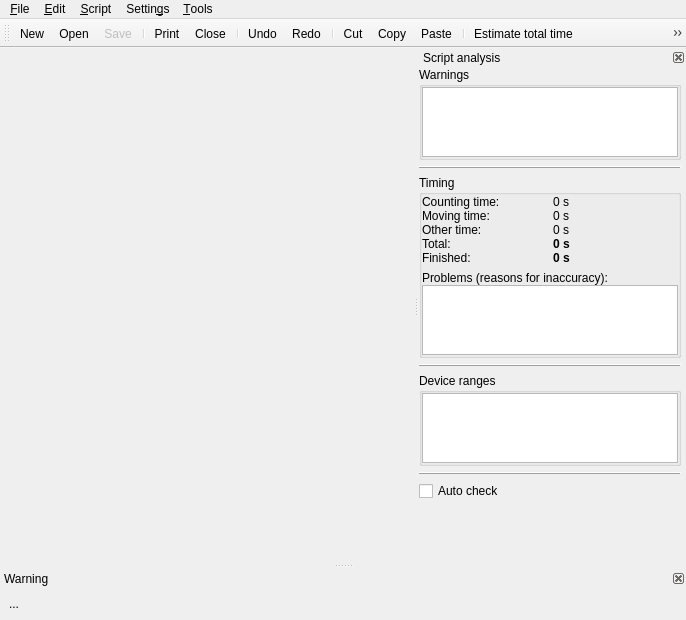
<?xml version="1.0" encoding="UTF-8"?>
<ui version="4.0">
 <class>UserEditor</class>
 <widget class="QMainWindow" name="UserEditor">
  <property name="geometry">
   <rect>
    <x>0</x>
    <y>0</y>
    <width>686</width>
    <height>620</height>
   </rect>
  </property>
  <widget class="QWidget" name="centralwidget"/>
  <widget class="QMenuBar" name="menubar">
   <property name="geometry">
    <rect>
     <x>0</x>
     <y>0</y>
     <width>686</width>
     <height>23</height>
    </rect>
   </property>
   <widget class="QMenu" name="menuFile">
    <property name="title">
     <string>&amp;File</string>
    </property>
    <widget class="QMenu" name="menuRecent">
     <property name="title">
      <string>Open Recent</string>
     </property>
     <property name="separatorsCollapsible">
      <bool>false</bool>
     </property>
    </widget>
    <addaction name="actionNew"/>
    <addaction name="actionOpen"/>
    <addaction name="menuRecent"/>
    <addaction name="actionSave"/>
    <addaction name="actionSaveAs"/>
    <addaction name="actionReload"/>
    <addaction name="separator"/>
    <addaction name="actionPrint"/>
    <addaction name="separator"/>
    <addaction name="actionClose"/>
   </widget>
   <widget class="QMenu" name="menuEdit">
    <property name="title">
     <string>&amp;Edit</string>
    </property>
    <property name="separatorsCollapsible">
     <bool>true</bool>
    </property>
    <addaction name="actionUndo"/>
    <addaction name="actionRedo"/>
    <addaction name="separator"/>
    <addaction name="actionCut"/>
    <addaction name="actionCopy"/>
    <addaction name="actionPaste"/>
    <addaction name="separator"/>
    <addaction name="actionComment"/>
    <addaction name="actionUncomment"/>
    <addaction name="separator"/>
    <addaction name="actionFind"/>
   </widget>
   <widget class="QMenu" name="menuScript">
    <property name="title">
     <string>&amp;Script</string>
    </property>
    <addaction name="actionEstimate"/>
    <addaction name="actionGoalTime"/>
    <addaction name="separator"/>
    <addaction name="actionRun"/>
    <addaction name="actionUpdate"/>
    <addaction name="separator"/>
    <addaction name="actionGet"/>
   </widget>
   <widget class="QMenu" name="menuSettings">
    <property name="title">
     <string>Settin&amp;gs</string>
    </property>
    <addaction name="actionFont"/>
    <addaction name="actionColor"/>
   </widget>
   <widget class="QMenu" name="menuTools">
    <property name="title">
     <string>&amp;Tools</string>
    </property>
   </widget>
   <addaction name="menuFile"/>
   <addaction name="menuEdit"/>
   <addaction name="menuScript"/>
   <addaction name="menuSettings"/>
   <addaction name="menuTools"/>
  </widget>
  <widget class="QToolBar" name="toolBar">
   <property name="windowTitle">
    <string>Edit</string>
   </property>
   <property name="layoutDirection">
    <enum>Qt::LeftToRight</enum>
   </property>
   <property name="toolButtonStyle">
    <enum>Qt::ToolButtonIconOnly</enum>
   </property>
   <attribute name="toolBarArea">
    <enum>TopToolBarArea</enum>
   </attribute>
   <attribute name="toolBarBreak">
    <bool>false</bool>
   </attribute>
   <addaction name="actionNew"/>
   <addaction name="actionOpen"/>
   <addaction name="actionSave"/>
   <addaction name="separator"/>
   <addaction name="actionPrint"/>
   <addaction name="actionClose"/>
   <addaction name="separator"/>
   <addaction name="actionUndo"/>
   <addaction name="actionRedo"/>
   <addaction name="separator"/>
   <addaction name="actionCut"/>
   <addaction name="actionCopy"/>
   <addaction name="actionPaste"/>
   <addaction name="separator"/>
   <addaction name="actionEstimate"/>
   <addaction name="actionGoalTime"/>
   <addaction name="separator"/>
   <addaction name="actionRun"/>
   <addaction name="actionGet"/>
   <addaction name="actionUpdate"/>
  </widget>
  <widget class="QDockWidget" name="warnWidget">
   <property name="palette">
    <palette>
     <active>
      <colorrole role="Button">
       <brush brushstyle="SolidPattern">
        <color alpha="255">
         <red>255</red>
         <green>255</green>
         <blue>127</blue>
        </color>
       </brush>
      </colorrole>
      <colorrole role="Base">
       <brush brushstyle="SolidPattern">
        <color alpha="255">
         <red>255</red>
         <green>255</green>
         <blue>255</blue>
        </color>
       </brush>
      </colorrole>
      <colorrole role="Window">
       <brush brushstyle="SolidPattern">
        <color alpha="255">
         <red>255</red>
         <green>255</green>
         <blue>127</blue>
        </color>
       </brush>
      </colorrole>
     </active>
     <inactive>
      <colorrole role="Button">
       <brush brushstyle="SolidPattern">
        <color alpha="255">
         <red>255</red>
         <green>255</green>
         <blue>127</blue>
        </color>
       </brush>
      </colorrole>
      <colorrole role="Base">
       <brush brushstyle="SolidPattern">
        <color alpha="255">
         <red>255</red>
         <green>255</green>
         <blue>255</blue>
        </color>
       </brush>
      </colorrole>
      <colorrole role="Window">
       <brush brushstyle="SolidPattern">
        <color alpha="255">
         <red>255</red>
         <green>255</green>
         <blue>127</blue>
        </color>
       </brush>
      </colorrole>
     </inactive>
     <disabled>
      <colorrole role="Button">
       <brush brushstyle="SolidPattern">
        <color alpha="255">
         <red>255</red>
         <green>255</green>
         <blue>127</blue>
        </color>
       </brush>
      </colorrole>
      <colorrole role="Base">
       <brush brushstyle="SolidPattern">
        <color alpha="255">
         <red>255</red>
         <green>255</green>
         <blue>127</blue>
        </color>
       </brush>
      </colorrole>
      <colorrole role="Window">
       <brush brushstyle="SolidPattern">
        <color alpha="255">
         <red>255</red>
         <green>255</green>
         <blue>127</blue>
        </color>
       </brush>
      </colorrole>
     </disabled>
    </palette>
   </property>
   <property name="floating">
    <bool>false</bool>
   </property>
   <property name="features">
    <set>QDockWidget::DockWidgetClosable</set>
   </property>
   <property name="windowTitle">
    <string>Warning</string>
   </property>
   <attribute name="dockWidgetArea">
    <number>8</number>
   </attribute>
   <widget class="QWidget" name="dockWidgetContents_3">
    <layout class="QVBoxLayout" name="verticalLayout">
     <item>
      <widget class="QLabel" name="warnText">
       <property name="text">
        <string>...</string>
       </property>
       <property name="alignment">
        <set>Qt::AlignLeading|Qt::AlignLeft|Qt::AlignTop</set>
       </property>
      </widget>
     </item>
    </layout>
   </widget>
  </widget>
  <widget class="QDockWidget" name="analysisWidget">
   <property name="floating">
    <bool>false</bool>
   </property>
   <property name="features">
    <set>QDockWidget::DockWidgetClosable</set>
   </property>
   <property name="allowedAreas">
    <set>Qt::RightDockWidgetArea</set>
   </property>
   <property name="windowTitle">
    <string>Script analysis</string>
   </property>
   <attribute name="dockWidgetArea">
    <number>2</number>
   </attribute>
   <widget class="QWidget" name="dockWidgetContents">
    <layout class="QVBoxLayout" name="verticalLayout_5">
     <property name="leftMargin">
      <number>0</number>
     </property>
     <property name="topMargin">
      <number>0</number>
     </property>
     <property name="rightMargin">
      <number>5</number>
     </property>
     <property name="bottomMargin">
      <number>0</number>
     </property>
     <item>
      <widget class="QGroupBox" name="groupBox">
       <property name="title">
        <string>Warnings</string>
       </property>
       <layout class="QVBoxLayout" name="verticalLayout_3">
        <property name="margin">
         <number>0</number>
        </property>
        <item>
         <widget class="QTreeWidget" name="analysisErrors">
          <property name="rootIsDecorated">
           <bool>false</bool>
          </property>
          <property name="allColumnsShowFocus">
           <bool>true</bool>
          </property>
          <property name="headerHidden">
           <bool>true</bool>
          </property>
          <property name="columnCount">
           <number>2</number>
          </property>
          <attribute name="headerMinimumSectionSize">
           <number>10</number>
          </attribute>
          <column>
           <property name="text">
            <string>line</string>
           </property>
          </column>
          <column>
           <property name="text">
            <string/>
           </property>
          </column>
         </widget>
        </item>
       </layout>
      </widget>
     </item>
     <item>
      <widget class="QFrame" name="frame">
       <property name="frameShape">
        <enum>QFrame::HLine</enum>
       </property>
       <property name="frameShadow">
        <enum>QFrame::Raised</enum>
       </property>
      </widget>
     </item>
     <item>
      <widget class="QGroupBox" name="groupBox_2">
       <property name="title">
        <string>Timing</string>
       </property>
       <layout class="QVBoxLayout" name="verticalLayout_2">
        <property name="margin">
         <number>0</number>
        </property>
        <item>
         <layout class="QGridLayout" name="gridLayout">
          <property name="verticalSpacing">
           <number>0</number>
          </property>
          <item row="0" column="0">
           <widget class="QLabel" name="label">
            <property name="text">
             <string>Counting time:</string>
            </property>
           </widget>
          </item>
          <item row="0" column="1">
           <widget class="QLabel" name="analysisCountingTime">
            <property name="text">
             <string>0 s</string>
            </property>
           </widget>
          </item>
          <item row="1" column="0">
           <widget class="QLabel" name="label_3">
            <property name="text">
             <string>Moving time:</string>
            </property>
           </widget>
          </item>
          <item row="1" column="1">
           <widget class="QLabel" name="analysisMovingTime">
            <property name="text">
             <string>0 s</string>
            </property>
           </widget>
          </item>
          <item row="2" column="0">
           <widget class="QLabel" name="label_4">
            <property name="text">
             <string>Other time:</string>
            </property>
           </widget>
          </item>
          <item row="2" column="1">
           <widget class="QLabel" name="analysisOtherTime">
            <property name="text">
             <string>0 s</string>
            </property>
           </widget>
          </item>
          <item row="3" column="1">
           <widget class="QLabel" name="analysisTotalTime">
            <property name="font">
             <font>
              <weight>75</weight>
              <bold>true</bold>
             </font>
            </property>
            <property name="text">
             <string>0 s</string>
            </property>
           </widget>
          </item>
          <item row="3" column="0">
           <widget class="QLabel" name="label_5">
            <property name="text">
             <string>Total:</string>
            </property>
           </widget>
          </item>
          <item row="4" column="0">
           <widget class="QLabel" name="label_6">
            <property name="text">
             <string>Finished:</string>
            </property>
           </widget>
          </item>
          <item row="4" column="1">
           <widget class="QLabel" name="analysisFinished">
            <property name="font">
             <font>
              <weight>75</weight>
              <bold>true</bold>
             </font>
            </property>
            <property name="text">
             <string>0 s</string>
            </property>
           </widget>
          </item>
         </layout>
        </item>
        <item>
         <layout class="QVBoxLayout" name="verticalLayout_6">
          <property name="spacing">
           <number>0</number>
          </property>
          <property name="leftMargin">
           <number>0</number>
          </property>
          <property name="topMargin">
           <number>0</number>
          </property>
          <item>
           <widget class="QLabel" name="label_2">
            <property name="text">
             <string>Problems (reasons for inaccuracy):</string>
            </property>
           </widget>
          </item>
          <item>
           <widget class="QTreeWidget" name="analysisTimingProblems">
            <property name="rootIsDecorated">
             <bool>false</bool>
            </property>
            <property name="allColumnsShowFocus">
             <bool>true</bool>
            </property>
            <property name="headerHidden">
             <bool>true</bool>
            </property>
            <property name="columnCount">
             <number>2</number>
            </property>
            <attribute name="headerMinimumSectionSize">
             <number>10</number>
            </attribute>
            <column>
             <property name="text">
              <string>line</string>
             </property>
            </column>
            <column>
             <property name="text">
              <string/>
             </property>
            </column>
           </widget>
          </item>
         </layout>
        </item>
       </layout>
      </widget>
     </item>
     <item>
      <widget class="QFrame" name="frame_2">
       <property name="frameShape">
        <enum>QFrame::HLine</enum>
       </property>
       <property name="frameShadow">
        <enum>QFrame::Raised</enum>
       </property>
      </widget>
     </item>
     <item>
      <widget class="QGroupBox" name="groupBox_3">
       <property name="title">
        <string>Device ranges</string>
       </property>
       <property name="checkable">
        <bool>false</bool>
       </property>
       <layout class="QVBoxLayout" name="verticalLayout_4">
        <property name="margin">
         <number>0</number>
        </property>
        <item>
         <widget class="QTreeWidget" name="analysisRanges">
          <property name="rootIsDecorated">
           <bool>false</bool>
          </property>
          <property name="allColumnsShowFocus">
           <bool>true</bool>
          </property>
          <property name="headerHidden">
           <bool>true</bool>
          </property>
          <property name="columnCount">
           <number>4</number>
          </property>
          <attribute name="headerDefaultSectionSize">
           <number>50</number>
          </attribute>
          <attribute name="headerMinimumSectionSize">
           <number>20</number>
          </attribute>
          <column>
           <property name="text">
            <string notr="true">device</string>
           </property>
          </column>
          <column>
           <property name="text">
            <string>min</string>
           </property>
          </column>
          <column>
           <property name="text">
            <string/>
           </property>
          </column>
          <column>
           <property name="text">
            <string>max</string>
           </property>
          </column>
         </widget>
        </item>
       </layout>
      </widget>
     </item>
     <item>
      <widget class="QFrame" name="frame_3">
       <property name="frameShape">
        <enum>QFrame::HLine</enum>
       </property>
       <property name="frameShadow">
        <enum>QFrame::Raised</enum>
       </property>
      </widget>
     </item>
     <item>
      <widget class="QCheckBox" name="analysisAutoCheck">
       <property name="text">
        <string>Auto check</string>
       </property>
      </widget>
     </item>
     <item>
      <spacer name="verticalSpacer">
       <property name="orientation">
        <enum>Qt::Vertical</enum>
       </property>
       <property name="sizeHint" stdset="0">
        <size>
         <width>20</width>
         <height>215</height>
        </size>
       </property>
      </spacer>
     </item>
    </layout>
   </widget>
  </widget>
  <action name="actionOpen">
   <property name="icon">
    <iconset resource="../../resources/nicm-gui.qrc">
     <normaloff>:/open</normaloff>:/open</iconset>
   </property>
   <property name="text">
    <string>&amp;Open...</string>
   </property>
   <property name="toolTip">
    <string>Open script from disk</string>
   </property>
   <property name="shortcut">
    <string>Ctrl+O</string>
   </property>
  </action>
  <action name="actionNew">
   <property name="icon">
    <iconset resource="../../resources/nicm-gui.qrc">
     <normaloff>:/new</normaloff>:/new</iconset>
   </property>
   <property name="text">
    <string>&amp;New</string>
   </property>
   <property name="toolTip">
    <string>New script</string>
   </property>
   <property name="shortcut">
    <string>Ctrl+N</string>
   </property>
  </action>
  <action name="actionSave">
   <property name="enabled">
    <bool>false</bool>
   </property>
   <property name="icon">
    <iconset resource="../../resources/nicm-gui.qrc">
     <normaloff>:/save</normaloff>:/save</iconset>
   </property>
   <property name="text">
    <string>&amp;Save</string>
   </property>
   <property name="toolTip">
    <string>Save script to disk</string>
   </property>
   <property name="shortcut">
    <string>Ctrl+S</string>
   </property>
  </action>
  <action name="actionSaveAs">
   <property name="text">
    <string>Save &amp;as...</string>
   </property>
  </action>
  <action name="actionPrint">
   <property name="icon">
    <iconset resource="../../resources/nicm-gui.qrc">
     <normaloff>:/print</normaloff>:/print</iconset>
   </property>
   <property name="text">
    <string>&amp;Print...</string>
   </property>
   <property name="toolTip">
    <string>Print script</string>
   </property>
   <property name="shortcut">
    <string>Ctrl+P</string>
   </property>
  </action>
  <action name="actionClose">
   <property name="icon">
    <iconset resource="../../resources/nicm-gui.qrc">
     <normaloff>:/quit</normaloff>:/quit</iconset>
   </property>
   <property name="text">
    <string>&amp;Close</string>
   </property>
   <property name="toolTip">
    <string>Close this window</string>
   </property>
   <property name="shortcut">
    <string>Ctrl+Q</string>
   </property>
  </action>
  <action name="actionUndo">
   <property name="icon">
    <iconset resource="../../resources/nicm-gui.qrc">
     <normaloff>:/undo</normaloff>:/undo</iconset>
   </property>
   <property name="text">
    <string>&amp;Undo</string>
   </property>
   <property name="toolTip">
    <string>Undo edit</string>
   </property>
   <property name="shortcut">
    <string>Ctrl+Z</string>
   </property>
  </action>
  <action name="actionRedo">
   <property name="icon">
    <iconset resource="../../resources/nicm-gui.qrc">
     <normaloff>:/redo</normaloff>:/redo</iconset>
   </property>
   <property name="text">
    <string>&amp;Redo</string>
   </property>
   <property name="toolTip">
    <string>Redo edit</string>
   </property>
   <property name="shortcut">
    <string>Ctrl+Y</string>
   </property>
  </action>
  <action name="actionCut">
   <property name="icon">
    <iconset resource="../../resources/nicm-gui.qrc">
     <normaloff>:/cut</normaloff>:/cut</iconset>
   </property>
   <property name="text">
    <string>&amp;Cut</string>
   </property>
   <property name="toolTip">
    <string>Cut selected text to clipboard</string>
   </property>
   <property name="shortcut">
    <string>Ctrl+X</string>
   </property>
  </action>
  <action name="actionCopy">
   <property name="icon">
    <iconset resource="../../resources/nicm-gui.qrc">
     <normaloff>:/copy</normaloff>:/copy</iconset>
   </property>
   <property name="text">
    <string>C&amp;opy</string>
   </property>
   <property name="toolTip">
    <string>Copy selected text to clipboard</string>
   </property>
   <property name="shortcut">
    <string>Ctrl+C</string>
   </property>
  </action>
  <action name="actionPaste">
   <property name="icon">
    <iconset resource="../../resources/nicm-gui.qrc">
     <normaloff>:/paste</normaloff>:/paste</iconset>
   </property>
   <property name="text">
    <string>&amp;Paste</string>
   </property>
   <property name="toolTip">
    <string>Paste text from clipboard</string>
   </property>
   <property name="shortcut">
    <string>Ctrl+V</string>
   </property>
  </action>
  <action name="actionRun">
   <property name="icon">
    <iconset resource="../../resources/nicm-gui.qrc">
     <normaloff>:/continue</normaloff>:/continue</iconset>
   </property>
   <property name="text">
    <string>&amp;Run</string>
   </property>
   <property name="toolTip">
    <string>Run the script in this window</string>
   </property>
   <property name="shortcut">
    <string>Ctrl+Return</string>
   </property>
  </action>
  <action name="actionGet">
   <property name="icon">
    <iconset resource="../../resources/nicm-gui.qrc">
     <normaloff>:/get</normaloff>:/get</iconset>
   </property>
   <property name="text">
    <string>&amp;Get</string>
   </property>
   <property name="toolTip">
    <string>Copy the currently running script into this window</string>
   </property>
  </action>
  <action name="actionFont">
   <property name="text">
    <string>&amp;Font...</string>
   </property>
  </action>
  <action name="actionColor">
   <property name="text">
    <string>&amp;Color...</string>
   </property>
  </action>
  <action name="actionFind">
   <property name="icon">
    <iconset resource="../../resources/nicm-gui.qrc">
     <normaloff>:/find</normaloff>:/find</iconset>
   </property>
   <property name="text">
    <string>&amp;Find...</string>
   </property>
   <property name="toolTip">
    <string>Find and replace text</string>
   </property>
   <property name="shortcut">
    <string>Ctrl+F</string>
   </property>
  </action>
  <action name="actionComment">
   <property name="text">
    <string>Co&amp;mment</string>
   </property>
   <property name="toolTip">
    <string>Comment out selected code</string>
   </property>
   <property name="shortcut">
    <string>Ctrl+#</string>
   </property>
  </action>
  <action name="actionUncomment">
   <property name="text">
    <string>Uncomment</string>
   </property>
   <property name="toolTip">
    <string>Uncomment selected code</string>
   </property>
   <property name="shortcut">
    <string>Alt+#</string>
   </property>
  </action>
  <action name="actionUpdate">
   <property name="icon">
    <iconset resource="../../resources/nicm-gui.qrc">
     <normaloff>:/refresh</normaloff>:/refresh</iconset>
   </property>
   <property name="text">
    <string>&amp;Update</string>
   </property>
   <property name="toolTip">
    <string>Update the currently running script with the one in this window</string>
   </property>
  </action>
  <action name="actionEstimate">
   <property name="icon">
    <iconset resource="../../resources/nicm-gui.qrc">
     <normaloff>:/timing</normaloff>:/timing</iconset>
   </property>
   <property name="text">
    <string>Estimate total time</string>
   </property>
   <property name="shortcut">
    <string>Ctrl+T</string>
   </property>
  </action>
  <action name="actionReload">
   <property name="enabled">
    <bool>false</bool>
   </property>
   <property name="text">
    <string>Re&amp;load from disk</string>
   </property>
  </action>
  <action name="actionGoalTime">
   <property name="icon">
    <iconset resource="../../resources/nicm-gui.qrc">
     <normaloff>:/gotiming</normaloff>:/gotiming</iconset>
   </property>
   <property name="text">
    <string>Set total time goal</string>
   </property>
  </action>
 </widget>
 <resources>
  <include location="../../resources/nicm-gui.qrc"/>
 </resources>
 <connections>
  <connection>
   <sender>actionClose</sender>
   <signal>triggered()</signal>
   <receiver>UserEditor</receiver>
   <slot>close()</slot>
   <hints>
    <hint type="sourcelabel">
     <x>-1</x>
     <y>-1</y>
    </hint>
    <hint type="destinationlabel">
     <x>321</x>
     <y>230</y>
    </hint>
   </hints>
  </connection>
 </connections>
</ui>
